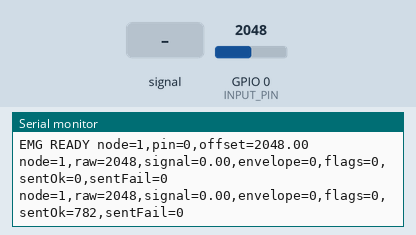
Simulated run of this sketch. Board: ESP32. Parts: the last lines printed to the serial monitor. The test bench sets the inputs (shaded band); at power-on: GPIO 0 (INPUT_PIN) = 2048 (analog values on the 0–4095 scale).

Above: at 4.0 s.
4.1 s: GPIO 0 (INPUT_PIN) fed a 200 Hz sine of ±327 counts around its level
At 5.4 s:
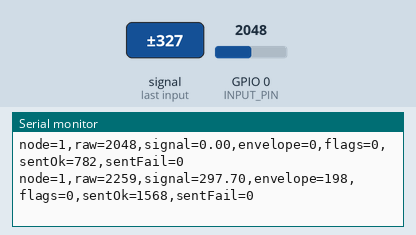
5.6 s: GPIO 0 (INPUT_PIN) set to 2866
At 6.7 s:
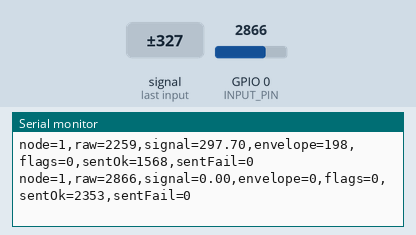
7.1 s: GPIO 0 (INPUT_PIN) fed a 1000 Hz sine of ±1023 counts around its level
At 8.3 s:
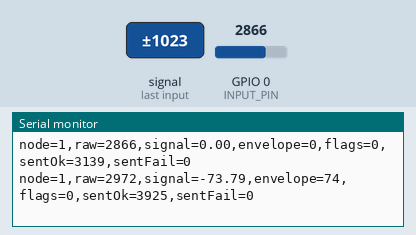
8.6 s: GPIO 0 (INPUT_PIN) set to 3603
At 9.7 s:
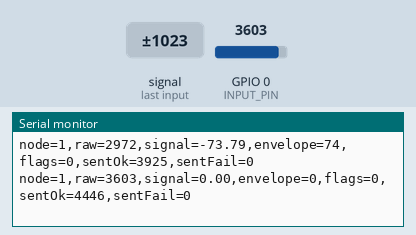
Timing chart, 0 to 11.1 s (numbered marks = the images above; inputs shaded):
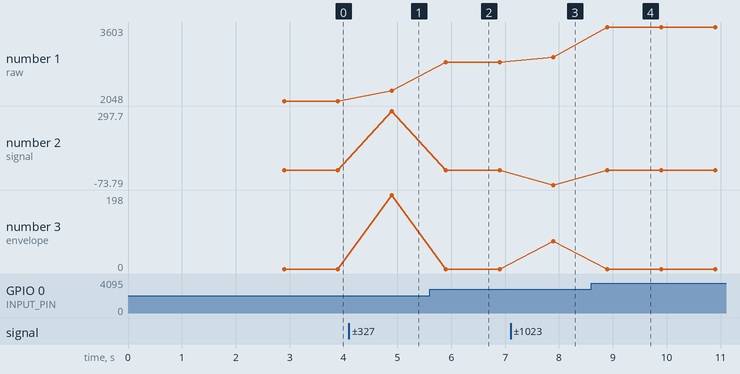

Measured:
- after the input at 4.1 s, the serial monitor: prints a new line after 0.80 s (image 1)
- after the input at 5.6 s, the serial monitor: prints a new line after 0.30 s (image 2)
- after the input at 7.1 s, the serial monitor: prints a new line after 0.80 s (image 3)
- after the input at 8.6 s, the serial monitor: prints a new line after 0.30 s (image 4)
- plotted number 1: 2048 → 2259 after the input at 4.1 s, 2259 → 2866 after the input at 5.6 s, 2866 → 2972 after the input at 7.1 s, 2972 → 3603 after the input at 8.6 s
- plotted number 2: 0 → 297.7 after the input at 4.1 s, 0 → -73.79 after the input at 7.1 s
- plotted number 3: 0 → 198 after the input at 4.1 s, 0 → 74 after the input at 7.1 s

The sketch:

esp_sensor.ino
```cpp
#include <WiFi.h>
#include <esp_now.h>
#include <esp_wifi.h>
#include <esp_idf_version.h>
#include <math.h>

#define SAMPLE_RATE 500
#define BAUD_RATE 115200
#define INPUT_PIN 0
#define BUFFER_SIZE 128
#define SLAVE_ID 1
#define WIFI_CHANNEL 1
#define DEBUG_EVERY_MS 1000
#define RAW_SHIFT_ARTIFACT_THRESHOLD 500
#define ENVELOPE_ARTIFACT_THRESHOLD 100
#define FLAG_ADC_CLIPPED 0x01
#define FLAG_PRESSURE_ARTIFACT 0x02

int circular_buffer[BUFFER_SIZE] = {0};
int data_index = 0;
long sum = 0;

float dcOffset = 0;
uint32_t sentOk = 0;
uint32_t sentFail = 0;
uint8_t broadcastAddress[] = {0xFF, 0xFF, 0xFF, 0xFF, 0xFF, 0xFF};

typedef struct __attribute__((packed)) {
  uint8_t nodeId;
  uint32_t seq;
  float signal;
  uint16_t envelope;
  uint32_t tMicros;
  uint16_t raw;
  uint8_t flags;
} EMGPacket;

EMGPacket txPacket = {0};

#if ESP_IDF_VERSION_MAJOR >= 5
void onEspNowSent(const wifi_tx_info_t *tx_info, esp_now_send_status_t status) {
  (void)tx_info;
  if (status == ESP_NOW_SEND_SUCCESS) sentOk++;
  else sentFail++;
}
#else
void onEspNowSent(const uint8_t *mac_addr, esp_now_send_status_t status) {
  (void)mac_addr;
  if (status == ESP_NOW_SEND_SUCCESS) sentOk++;
  else sentFail++;
}
#endif

void setupEspNow();
void sendPacket(float signal, int envelope, int raw, uint8_t flags);
uint8_t classifySignal(int raw, float signal, int envelope);


int readADC()
{
  long adc = 0;

  for(int i = 0; i < 8; i++)
  {
    adc += analogRead(INPUT_PIN);
  }

  return adc / 8;
}

void setup()
{
  Serial.begin(BAUD_RATE);
  delay(1000);
  Serial.println("SENSOR BOOT");

  setupEspNow();

  analogReadResolution(12);
  analogSetPinAttenuation(INPUT_PIN, ADC_11db);

  long offsetSum = 0;

  for(int i=0;i<1000;i++)
  {
    offsetSum += readADC();
    delay(1);
  }

  dcOffset = offsetSum / 1000.0;
  Serial.print("EMG READY node=");
  Serial.print(SLAVE_ID);
  Serial.print(",pin=");
  Serial.print(INPUT_PIN);
  Serial.print(",offset=");
  Serial.println(dcOffset, 2);
}

void loop()
{
  static unsigned long lastMicros = 0;
  if(micros() - lastMicros >= (1000000 / SAMPLE_RATE))
  {
    lastMicros += (1000000 / SAMPLE_RATE);
    int raw = readADC();
    float centered = raw - dcOffset;
    float signal = EMGFilter(centered);

    if(fabsf(signal) < 10)
    {
      signal = 0;
    }
    int envelope = getEnvelope((int)fabsf(signal));
    uint8_t flags = classifySignal(raw, signal, envelope);

    sendPacket(signal, envelope, raw, flags);

    static unsigned long lastDebugMs = 0;
    const unsigned long nowMs = millis();
    if (nowMs - lastDebugMs >= DEBUG_EVERY_MS)
    {
      lastDebugMs = nowMs;
      Serial.print("node=");
      Serial.print(SLAVE_ID);
      Serial.print(",raw=");
      Serial.print(raw);
      Serial.print(",signal=");
      Serial.print(signal, 2);
      Serial.print(",envelope=");
      Serial.print(envelope);
      Serial.print(",flags=");
      Serial.print(flags);
      Serial.print(",sentOk=");
      Serial.print(sentOk);
      Serial.print(",sentFail=");
      Serial.println(sentFail);
    }
  }
}

void setupEspNow()
{
  WiFi.mode(WIFI_STA);
  WiFi.disconnect();
  esp_wifi_set_channel(WIFI_CHANNEL, WIFI_SECOND_CHAN_NONE);

  if (esp_now_init() != ESP_OK)
  {
    Serial.println("ERROR: ESP-NOW init");
    return;
  }

  esp_now_register_send_cb(onEspNowSent);

  esp_now_peer_info_t peerInfo = {};
  for (int i = 0; i < 6; i++)
  {
    peerInfo.peer_addr[i] = broadcastAddress[i];
  }
  peerInfo.channel = WIFI_CHANNEL;
  peerInfo.encrypt = false;
  peerInfo.ifidx = WIFI_IF_STA;

  if (!esp_now_is_peer_exist(peerInfo.peer_addr))
  {
    if (esp_now_add_peer(&peerInfo) != ESP_OK)
    {
      Serial.println("ERROR: ESP-NOW peer");
      return;
    }
  }

  Serial.print("ESP-NOW READY channel=");
  Serial.println(WIFI_CHANNEL);
}

void sendPacket(float signal, int envelope, int raw, uint8_t flags)
{
  txPacket.nodeId = SLAVE_ID;
  txPacket.seq++;
  txPacket.signal = signal;
  txPacket.envelope = (uint16_t)max(0, min(4095, envelope));
  txPacket.tMicros = micros();
  txPacket.raw = (uint16_t)max(0, min(4095, raw));
  txPacket.flags = flags;

  esp_now_send(broadcastAddress, (uint8_t *)&txPacket, sizeof(txPacket));
}

uint8_t classifySignal(int raw, float signal, int envelope)
{
  (void)signal;
  uint8_t flags = 0;

  if (raw <= 50 || raw >= 4000)
  {
    flags |= FLAG_ADC_CLIPPED;
  }

  const float rawShift = fabsf(raw - dcOffset);
  if (rawShift >= RAW_SHIFT_ARTIFACT_THRESHOLD && envelope >= ENVELOPE_ARTIFACT_THRESHOLD)
  {
    flags |= FLAG_PRESSURE_ARTIFACT;
  }

  return flags;
}

int getEnvelope(int abs_emg)
{
  sum -= circular_buffer[data_index];

  sum += abs_emg;

  circular_buffer[data_index] = abs_emg;

  data_index++;

  if(data_index >= BUFFER_SIZE)
  {
    data_index = 0;
  }

  return sum / BUFFER_SIZE;
}

float EMGFilter(float input)
{
  float output = input;

  {
    static float z1, z2;
    float x = output - 0.05159732*z1 - 0.36347401*z2;
    output = 0.01856301*x + 0.03712602*z1 + 0.01856301*z2;
    z2 = z1;
    z1 = x;
  }

  {
    static float z1, z2;
    float x = output + 0.53945795*z1 - 0.39764934*z2;
    output = x - 2.0*z1 + z2;
    z2 = z1;
    z1 = x;
  }

  {
    static float z1, z2;
    float x = output - 0.47319594*z1 - 0.70744137*z2;
    output = x + 2.0*z1 + z2;
    z2 = z1;
    z1 = x;
  }

  {
    static float z1, z2;
    float x = output + 1.00211112*z1 - 0.74520226*z2;
    output = x - 2.0*z1 + z2;
    z2 = z1;
    z1 = x;
  }

  return output;
}
```
